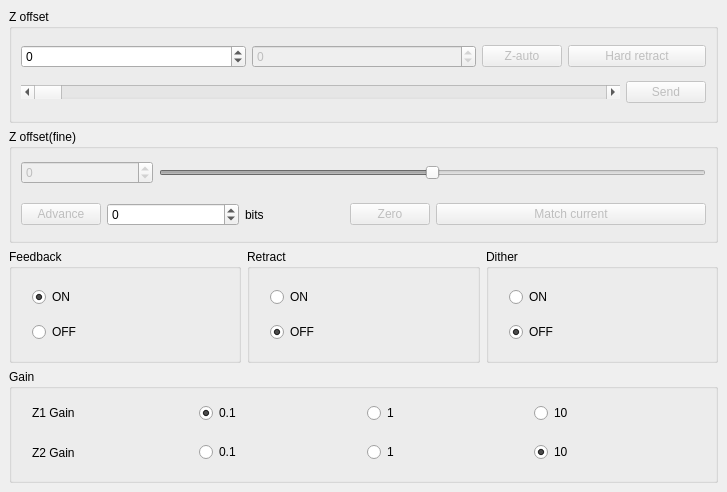
  <widget class="QDockWidget" name="Zcontrol">
   <property name="enabled">
    <bool>true</bool>
   </property>
   <property name="sizePolicy">
    <sizepolicy hsizetype="Minimum" vsizetype="Minimum">
     <horstretch>0</horstretch>
     <verstretch>0</verstretch>
    </sizepolicy>
   </property>
   <property name="minimumSize">
    <size>
     <width>470</width>
     <height>492</height>
    </size>
   </property>
   <property name="floating">
    <bool>true</bool>
   </property>
   <property name="features">
    <set>QDockWidget::AllDockWidgetFeatures</set>
   </property>
   <property name="allowedAreas">
    <set>Qt::NoDockWidgetArea</set>
   </property>
   <property name="windowTitle">
    <string>Z control</string>
   </property>
   <attribute name="dockWidgetArea">
    <number>1</number>
   </attribute>
   <widget class="QWidget" name="dockWidgetContents_3">
    <layout class="QVBoxLayout" name="verticalLayout">
     <item>
      <widget class="QGroupBox" name="groupBox_Zoffset_Zcontrol">
       <property name="title">
        <string>Z offset</string>
       </property>
       <property name="flat">
        <bool>false</bool>
       </property>
       <layout class="QGridLayout" name="gridLayout_4">
        <item row="2" column="0" colspan="10">
         <widget class="QScrollBar" name="scrollBar_Input_Zoffset">
          <property name="minimum">
           <number>-32768</number>
          </property>
          <property name="maximum">
           <number>32767</number>
          </property>
          <property name="value">
           <number>-32768</number>
          </property>
          <property name="orientation">
           <enum>Qt::Horizontal</enum>
          </property>
         </widget>
        </item>
        <item row="0" column="8">
         <widget class="QPushButton" name="pushButton_Zauto_Zoffset">
          <property name="enabled">
           <bool>false</bool>
          </property>
          <property name="text">
           <string>Z-auto</string>
          </property>
          <property name="iconSize">
           <size>
            <width>16</width>
            <height>9</height>
           </size>
          </property>
         </widget>
        </item>
        <item row="1" column="6">
         <spacer name="horizontalSpacer_33">
          <property name="orientation">
           <enum>Qt::Horizontal</enum>
          </property>
          <property name="sizeHint" stdset="0">
           <size>
            <width>40</width>
            <height>0</height>
           </size>
          </property>
         </spacer>
        </item>
        <item row="1" column="2">
         <spacer name="horizontalSpacer_27">
          <property name="orientation">
           <enum>Qt::Horizontal</enum>
          </property>
          <property name="sizeHint" stdset="0">
           <size>
            <width>40</width>
            <height>0</height>
           </size>
          </property>
         </spacer>
        </item>
        <item row="1" column="9">
         <spacer name="horizontalSpacer_30">
          <property name="orientation">
           <enum>Qt::Horizontal</enum>
          </property>
          <property name="sizeHint" stdset="0">
           <size>
            <width>40</width>
            <height>0</height>
           </size>
          </property>
         </spacer>
        </item>
        <item row="0" column="9" colspan="2">
         <widget class="QPushButton" name="pushButton_HardRetract_Zoffset">
          <property name="enabled">
           <bool>false</bool>
          </property>
          <property name="text">
           <string>Hard retract</string>
          </property>
         </widget>
        </item>
        <item row="1" column="0">
         <spacer name="horizontalSpacer_26">
          <property name="orientation">
           <enum>Qt::Horizontal</enum>
          </property>
          <property name="sizeHint" stdset="0">
           <size>
            <width>40</width>
            <height>0</height>
           </size>
          </property>
         </spacer>
        </item>
        <item row="1" column="1">
         <spacer name="horizontalSpacer_29">
          <property name="orientation">
           <enum>Qt::Horizontal</enum>
          </property>
          <property name="sizeHint" stdset="0">
           <size>
            <width>40</width>
            <height>0</height>
           </size>
          </property>
         </spacer>
        </item>
        <item row="1" column="4">
         <spacer name="horizontalSpacer_35">
          <property name="orientation">
           <enum>Qt::Horizontal</enum>
          </property>
          <property name="sizeHint" stdset="0">
           <size>
            <width>40</width>
            <height>0</height>
           </size>
          </property>
         </spacer>
        </item>
        <item row="2" column="10">
         <widget class="QPushButton" name="pushButton_Send_Zoffset">
          <property name="enabled">
           <bool>false</bool>
          </property>
          <property name="text">
           <string>Send</string>
          </property>
         </widget>
        </item>
        <item row="1" column="3">
         <spacer name="horizontalSpacer_31">
          <property name="orientation">
           <enum>Qt::Horizontal</enum>
          </property>
          <property name="sizeHint" stdset="0">
           <size>
            <width>40</width>
            <height>0</height>
           </size>
          </property>
         </spacer>
        </item>
        <item row="1" column="8">
         <spacer name="horizontalSpacer_32">
          <property name="orientation">
           <enum>Qt::Horizontal</enum>
          </property>
          <property name="sizeHint" stdset="0">
           <size>
            <width>40</width>
            <height>0</height>
           </size>
          </property>
         </spacer>
        </item>
        <item row="1" column="7">
         <spacer name="horizontalSpacer_34">
          <property name="orientation">
           <enum>Qt::Horizontal</enum>
          </property>
          <property name="sizeHint" stdset="0">
           <size>
            <width>40</width>
            <height>0</height>
           </size>
          </property>
         </spacer>
        </item>
        <item row="1" column="10">
         <spacer name="horizontalSpacer_28">
          <property name="orientation">
           <enum>Qt::Horizontal</enum>
          </property>
          <property name="sizeHint" stdset="0">
           <size>
            <width>40</width>
            <height>0</height>
           </size>
          </property>
         </spacer>
        </item>
        <item row="1" column="5">
         <spacer name="horizontalSpacer_36">
          <property name="orientation">
           <enum>Qt::Horizontal</enum>
          </property>
          <property name="sizeHint" stdset="0">
           <size>
            <width>40</width>
            <height>0</height>
           </size>
          </property>
         </spacer>
        </item>
        <item row="0" column="0" colspan="4">
         <widget class="QSpinBox" name="spinBox_Input_Zoffset">
          <property name="minimum">
           <number>-32768</number>
          </property>
          <property name="maximum">
           <number>32767</number>
          </property>
         </widget>
        </item>
        <item row="0" column="4" colspan="4">
         <widget class="QSpinBox" name="spinBox_Indication_Zoffset">
          <property name="enabled">
           <bool>false</bool>
          </property>
          <property name="minimum">
           <number>-32768</number>
          </property>
          <property name="maximum">
           <number>32767</number>
          </property>
         </widget>
        </item>
       </layout>
      </widget>
     </item>
     <item>
      <widget class="QGroupBox" name="groupBox_Zoffsetfine_Zcontrol">
       <property name="title">
        <string>Z offset(fine)</string>
       </property>
       <property name="flat">
        <bool>false</bool>
       </property>
       <layout class="QGridLayout" name="gridLayout_14">
        <item row="1" column="0">
         <layout class="QVBoxLayout" name="verticalLayout_6">
          <item>
           <widget class="QWidget" name="widget" native="true">
            <layout class="QGridLayout" name="gridLayout_3">
             <property name="leftMargin">
              <number>0</number>
             </property>
             <property name="topMargin">
              <number>0</number>
             </property>
             <property name="rightMargin">
              <number>0</number>
             </property>
             <property name="bottomMargin">
              <number>0</number>
             </property>
             <item row="3" column="11">
              <spacer name="horizontalSpacer_24">
               <property name="orientation">
                <enum>Qt::Horizontal</enum>
               </property>
               <property name="sizeHint" stdset="0">
                <size>
                 <width>40</width>
                 <height>0</height>
                </size>
               </property>
              </spacer>
             </item>
             <item row="3" column="9">
              <spacer name="horizontalSpacer_16">
               <property name="orientation">
                <enum>Qt::Horizontal</enum>
               </property>
               <property name="sizeHint" stdset="0">
                <size>
                 <width>40</width>
                 <height>0</height>
                </size>
               </property>
              </spacer>
             </item>
             <item row="3" column="7">
              <spacer name="horizontalSpacer_20">
               <property name="orientation">
                <enum>Qt::Horizontal</enum>
               </property>
               <property name="sizeHint" stdset="0">
                <size>
                 <width>40</width>
                 <height>0</height>
                </size>
               </property>
              </spacer>
             </item>
             <item row="3" column="10">
              <spacer name="horizontalSpacer_25">
               <property name="orientation">
                <enum>Qt::Horizontal</enum>
               </property>
               <property name="sizeHint" stdset="0">
                <size>
                 <width>40</width>
                 <height>0</height>
                </size>
               </property>
              </spacer>
             </item>
             <item row="3" column="6">
              <spacer name="horizontalSpacer_18">
               <property name="orientation">
                <enum>Qt::Horizontal</enum>
               </property>
               <property name="sizeHint" stdset="0">
                <size>
                 <width>40</width>
                 <height>0</height>
                </size>
               </property>
              </spacer>
             </item>
             <item row="3" column="0">
              <spacer name="horizontalSpacer_11">
               <property name="orientation">
                <enum>Qt::Horizontal</enum>
               </property>
               <property name="sizeHint" stdset="0">
                <size>
                 <width>40</width>
                 <height>0</height>
                </size>
               </property>
              </spacer>
             </item>
             <item row="3" column="13">
              <spacer name="horizontalSpacer_15">
               <property name="orientation">
                <enum>Qt::Horizontal</enum>
               </property>
               <property name="sizeHint" stdset="0">
                <size>
                 <width>40</width>
                 <height>0</height>
                </size>
               </property>
              </spacer>
             </item>
             <item row="3" column="1">
              <spacer name="horizontalSpacer_14">
               <property name="orientation">
                <enum>Qt::Horizontal</enum>
               </property>
               <property name="sizeHint" stdset="0">
                <size>
                 <width>40</width>
                 <height>0</height>
                </size>
               </property>
              </spacer>
             </item>
             <item row="3" column="2">
              <spacer name="horizontalSpacer_21">
               <property name="orientation">
                <enum>Qt::Horizontal</enum>
               </property>
               <property name="sizeHint" stdset="0">
                <size>
                 <width>40</width>
                 <height>0</height>
                </size>
               </property>
              </spacer>
             </item>
             <item row="3" column="3">
              <spacer name="horizontalSpacer_22">
               <property name="orientation">
                <enum>Qt::Horizontal</enum>
               </property>
               <property name="sizeHint" stdset="0">
                <size>
                 <width>40</width>
                 <height>0</height>
                </size>
               </property>
              </spacer>
             </item>
             <item row="3" column="12">
              <spacer name="horizontalSpacer_23">
               <property name="orientation">
                <enum>Qt::Horizontal</enum>
               </property>
               <property name="sizeHint" stdset="0">
                <size>
                 <width>40</width>
                 <height>0</height>
                </size>
               </property>
              </spacer>
             </item>
             <item row="3" column="8">
              <spacer name="horizontalSpacer_17">
               <property name="orientation">
                <enum>Qt::Horizontal</enum>
               </property>
               <property name="sizeHint" stdset="0">
                <size>
                 <width>40</width>
                 <height>0</height>
                </size>
               </property>
              </spacer>
             </item>
             <item row="3" column="5">
              <spacer name="horizontalSpacer_19">
               <property name="orientation">
                <enum>Qt::Horizontal</enum>
               </property>
               <property name="sizeHint" stdset="0">
                <size>
                 <width>40</width>
                 <height>0</height>
                </size>
               </property>
              </spacer>
             </item>
             <item row="0" column="0">
              <widget class="QPushButton" name="pushButton_Advance_Zoffsetfine">
               <property name="enabled">
                <bool>false</bool>
               </property>
               <property name="text">
                <string>Advance</string>
               </property>
              </widget>
             </item>
             <item row="0" column="4">
              <widget class="QLabel" name="label_14">
               <property name="text">
                <string>bits</string>
               </property>
              </widget>
             </item>
             <item row="0" column="1" colspan="3">
              <widget class="QSpinBox" name="spinBox_AdvInput_Zoffsetfine">
               <property name="minimum">
                <number>-32768</number>
               </property>
               <property name="maximum">
                <number>32767</number>
               </property>
              </widget>
             </item>
             <item row="0" column="7">
              <widget class="QPushButton" name="pushButton_Zero_Zoffsetfine">
               <property name="enabled">
                <bool>false</bool>
               </property>
               <property name="text">
                <string>Zero</string>
               </property>
              </widget>
             </item>
             <item row="0" column="8" colspan="6">
              <widget class="QPushButton" name="pushButton_MatchCurrent_Zoffsetfine">
               <property name="enabled">
                <bool>false</bool>
               </property>
               <property name="text">
                <string>Match current</string>
               </property>
              </widget>
             </item>
            </layout>
           </widget>
          </item>
         </layout>
        </item>
        <item row="0" column="0">
         <layout class="QGridLayout" name="gridLayout_5">
          <property name="leftMargin">
           <number>0</number>
          </property>
          <property name="rightMargin">
           <number>0</number>
          </property>
          <item row="1" column="2">
           <spacer name="horizontalSpacer_6">
            <property name="orientation">
             <enum>Qt::Horizontal</enum>
            </property>
            <property name="sizeHint" stdset="0">
             <size>
              <width>40</width>
              <height>5</height>
             </size>
            </property>
           </spacer>
          </item>
          <item row="1" column="0">
           <spacer name="horizontalSpacer_4">
            <property name="orientation">
             <enum>Qt::Horizontal</enum>
            </property>
            <property name="sizeHint" stdset="0">
             <size>
              <width>40</width>
              <height>5</height>
             </size>
            </property>
           </spacer>
          </item>
          <item row="0" column="0">
           <widget class="QSpinBox" name="spinBox_Input_Zoffsetfine">
            <property name="enabled">
             <bool>false</bool>
            </property>
            <property name="minimum">
             <number>-32768</number>
            </property>
            <property name="maximum">
             <number>32767</number>
            </property>
           </widget>
          </item>
          <item row="1" column="3">
           <spacer name="horizontalSpacer_3">
            <property name="orientation">
             <enum>Qt::Horizontal</enum>
            </property>
            <property name="sizeHint" stdset="0">
             <size>
              <width>40</width>
              <height>5</height>
             </size>
            </property>
           </spacer>
          </item>
          <item row="1" column="1">
           <spacer name="horizontalSpacer_10">
            <property name="orientation">
             <enum>Qt::Horizontal</enum>
            </property>
            <property name="sizeHint" stdset="0">
             <size>
              <width>40</width>
              <height>5</height>
             </size>
            </property>
           </spacer>
          </item>
          <item row="1" column="4">
           <spacer name="horizontalSpacer_5">
            <property name="orientation">
             <enum>Qt::Horizontal</enum>
            </property>
            <property name="sizeHint" stdset="0">
             <size>
              <width>40</width>
              <height>5</height>
             </size>
            </property>
           </spacer>
          </item>
          <item row="0" column="1" colspan="4">
           <widget class="QSlider" name="slider_Input_Zoffsetfine">
            <property name="enabled">
             <bool>false</bool>
            </property>
            <property name="minimum">
             <number>-32768</number>
            </property>
            <property name="maximum">
             <number>32767</number>
            </property>
            <property name="orientation">
             <enum>Qt::Horizontal</enum>
            </property>
           </widget>
          </item>
         </layout>
        </item>
       </layout>
      </widget>
     </item>
     <item>
      <widget class="QWidget" name="widget_7" native="true">
       <layout class="QHBoxLayout" name="horizontalLayout_2">
        <property name="leftMargin">
         <number>0</number>
        </property>
        <property name="topMargin">
         <number>0</number>
        </property>
        <property name="rightMargin">
         <number>0</number>
        </property>
        <property name="bottomMargin">
         <number>0</number>
        </property>
        <item>
         <widget class="QGroupBox" name="groupBox_Feedack_Zcontrol">
          <property name="enabled">
           <bool>true</bool>
          </property>
          <property name="title">
           <string>Feedback</string>
          </property>
          <layout class="QVBoxLayout" name="verticalLayout_4">
           <property name="spacing">
            <number>2</number>
           </property>
           <property name="leftMargin">
            <number>20</number>
           </property>
           <property name="topMargin">
            <number>5</number>
           </property>
           <property name="bottomMargin">
            <number>5</number>
           </property>
           <item>
            <widget class="QRadioButton" name="radioButton_ON_Feedback">
             <property name="text">
              <string>ON</string>
             </property>
             <property name="checked">
              <bool>true</bool>
             </property>
            </widget>
           </item>
           <item>
            <widget class="QRadioButton" name="radioButton_OFF_Feedback">
             <property name="text">
              <string>OFF</string>
             </property>
            </widget>
           </item>
          </layout>
         </widget>
        </item>
        <item>
         <widget class="QGroupBox" name="groupBox_Retract_Zcontrol">
          <property name="enabled">
           <bool>true</bool>
          </property>
          <property name="title">
           <string>Retract</string>
          </property>
          <layout class="QVBoxLayout" name="verticalLayout_5">
           <property name="spacing">
            <number>2</number>
           </property>
           <property name="leftMargin">
            <number>20</number>
           </property>
           <property name="topMargin">
            <number>5</number>
           </property>
           <property name="bottomMargin">
            <number>5</number>
           </property>
           <item>
            <widget class="QRadioButton" name="radioButton_ON_Retract">
             <property name="text">
              <string>ON</string>
             </property>
            </widget>
           </item>
           <item>
            <widget class="QRadioButton" name="radioButton_OFF_Retract">
             <property name="text">
              <string>OFF</string>
             </property>
             <property name="checked">
              <bool>true</bool>
             </property>
            </widget>
           </item>
          </layout>
         </widget>
        </item>
        <item>
         <widget class="QGroupBox" name="groupBox_Dither_Zcontrol">
          <property name="enabled">
           <bool>true</bool>
          </property>
          <property name="title">
           <string>Dither</string>
          </property>
          <layout class="QVBoxLayout" name="verticalLayout_7">
           <property name="spacing">
            <number>2</number>
           </property>
           <property name="leftMargin">
            <number>20</number>
           </property>
           <property name="topMargin">
            <number>5</number>
           </property>
           <property name="bottomMargin">
            <number>5</number>
           </property>
           <item>
            <widget class="QRadioButton" name="radioButton_ON_ZDither">
             <property name="text">
              <string>ON</string>
             </property>
            </widget>
           </item>
           <item>
            <widget class="QRadioButton" name="radioButton_OFF_ZDither">
             <property name="text">
              <string>OFF</string>
             </property>
             <property name="checked">
              <bool>true</bool>
             </property>
            </widget>
           </item>
          </layout>
         </widget>
        </item>
       </layout>
      </widget>
     </item>
     <item>
      <widget class="QGroupBox" name="groupBox_Gain_Zcontrol">
       <property name="enabled">
        <bool>true</bool>
       </property>
       <property name="title">
        <string>Gain</string>
       </property>
       <property name="flat">
        <bool>false</bool>
       </property>
       <layout class="QVBoxLayout" name="verticalLayout_2">
        <property name="spacing">
         <number>2</number>
        </property>
        <property name="leftMargin">
         <number>9</number>
        </property>
        <property name="topMargin">
         <number>5</number>
        </property>
        <property name="rightMargin">
         <number>9</number>
        </property>
        <property name="bottomMargin">
         <number>9</number>
        </property>
        <item>
         <widget class="QWidget" name="widget_Z1gain_Zcontrol" native="true">
          <layout class="QHBoxLayout" name="horizontalLayout_3">
           <property name="spacing">
            <number>6</number>
           </property>
           <property name="leftMargin">
            <number>11</number>
           </property>
           <property name="topMargin">
            <number>0</number>
           </property>
           <property name="rightMargin">
            <number>11</number>
           </property>
           <property name="bottomMargin">
            <number>0</number>
           </property>
           <item>
            <widget class="QLabel" name="label_Z1gain_Gain">
             <property name="text">
              <string>Z1 Gain</string>
             </property>
            </widget>
           </item>
           <item>
            <widget class="QRadioButton" name="radioButton_Z1gain01_Gain">
             <property name="enabled">
              <bool>true</bool>
             </property>
             <property name="text">
              <string>0.1</string>
             </property>
             <property name="checked">
              <bool>true</bool>
             </property>
            </widget>
           </item>
           <item>
            <widget class="QRadioButton" name="radioButton_Z1gain1_Gain">
             <property name="enabled">
              <bool>true</bool>
             </property>
             <property name="text">
              <string>1</string>
             </property>
            </widget>
           </item>
           <item>
            <widget class="QRadioButton" name="radioButton_Z1gain10_Gain">
             <property name="enabled">
              <bool>true</bool>
             </property>
             <property name="text">
              <string>10</string>
             </property>
            </widget>
           </item>
          </layout>
         </widget>
        </item>
        <item>
         <widget class="QWidget" name="widget_Z2gain_Zcontrol" native="true">
          <layout class="QHBoxLayout" name="horizontalLayout_4">
           <property name="leftMargin">
            <number>11</number>
           </property>
           <property name="topMargin">
            <number>0</number>
           </property>
           <property name="rightMargin">
            <number>11</number>
           </property>
           <property name="bottomMargin">
            <number>0</number>
           </property>
           <item>
            <widget class="QLabel" name="label_Z2gain_Gain">
             <property name="enabled">
              <bool>true</bool>
             </property>
             <property name="text">
              <string>Z2 Gain</string>
             </property>
            </widget>
           </item>
           <item>
            <widget class="QRadioButton" name="radioButton_Z2gain01_Gain">
             <property name="enabled">
              <bool>true</bool>
             </property>
             <property name="text">
              <string>0.1</string>
             </property>
            </widget>
           </item>
           <item>
            <widget class="QRadioButton" name="radioButton_Z2gain1_Gain">
             <property name="enabled">
              <bool>true</bool>
             </property>
             <property name="text">
              <string>1</string>
             </property>
            </widget>
           </item>
           <item>
            <widget class="QRadioButton" name="radioButton_Z2gain10_Gain">
             <property name="enabled">
              <bool>true</bool>
             </property>
             <property name="text">
              <string>10</string>
             </property>
             <property name="checked">
              <bool>true</bool>
             </property>
            </widget>
           </item>
          </layout>
         </widget>
        </item>
       </layout>
      </widget>
     </item>
    </layout>
   </widget>
  </widget>
